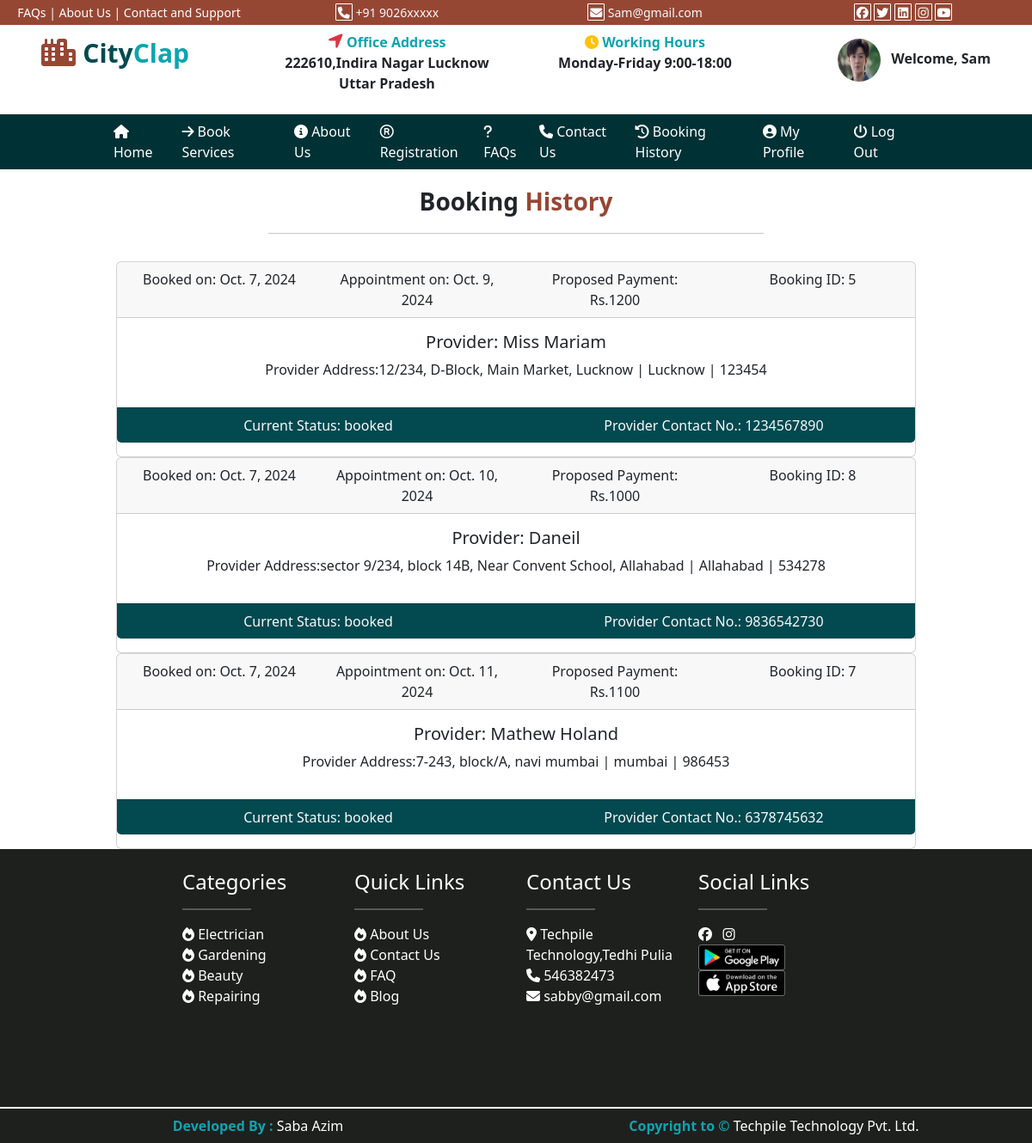
Page /bookinghistory/ (signed in) on the committed database.
### user/models.py (models this page shows, shortened)
class tbl_booking(models.Model):
    providerid =models.ForeignKey(service_provider,on_delete=models.CASCADE)
    email= models.ForeignKey(tbl_register,on_delete=models.CASCADE)
    date = models.DateField(null=True)
    time = models.TimeField(null=True)
    detail = models.TextField(null=True)
    address = models.TextField(null=True)
    city = models.CharField(max_length=50,null=True)
    pincode = models.IntegerField(null=True)
    payment = models.IntegerField(null=True)
    reqdate = models.DateField(null=True)
    status = models.CharField(max_length=50,null=True)

class service_provider(models.Model):
    provider_name=models.CharField(max_length=50,null=True)
    provider_picture=models.ImageField(upload_to='static/provider/',null=True)
    avg_price=models.FloatField()
    discount_price=models.FloatField()
    service_name=models.CharField(max_length=200,null=True)
    details=models.TextField(null=True)
    availability=HTMLField(null=True)
    provider_mobile=models.CharField(max_length=50,null=True)
    city=models.CharField(max_length=100,null=True)
    address=models.TextField(null=True)
    service_picture=models.ImageField(upload_to='static/service/',null=True)
    service_category=models.ForeignKey(category,on_delete=models.CASCADE)
    pincode=models.IntegerField()
    added_date=models.DateField(null=True)

### user/views.py (the view)
# urls.py: path('bookinghistory/', views.bookinghistory),
def bookinghistory(request):
    cursor = connection.cursor()
    email=request.session.get('email')
    rows = tbl_booking.objects.all().order_by('reqdate')
    md={"data":rows}
    return render(request,'bookinghistory.html',md)

### templates/bookinghistory.html (shortened to what this page needs)
{% extends 'base.html' %}
{% load static %}
{% block childpage %}
<div class="row heading text-center py-3">
    <div class="col-sm-6 mx-auto ">
        <p class="fs-3"><b>Booking</b><b class="txt-color2"> History</b></p>
        <hr/>
    </div>
</div>
{% for s in data %}
<div class="container">
<div class="col-sm-10 mx-auto">
    <div class="card text-center">
        <div class="card-header">
            <div class="row">
                <div class="col-sm-3">Booked on: {{s.date}}</div>
                <div class="col-sm-3">Appointment on: {{s.reqdate}}</div>
                <div class="col-sm-3">Proposed Payment: Rs.{{s.payment}} </div>
                <div class="col-sm-3 float-end">Booking ID: {{s.providerid.id}}</div>
            </div>
        </div>
        <div class="card-body mx-auto">
            <h5 class="card-title">Provider: {{s.providerid.provider_name}}</h5>
            <p class="card-text">Provider Address:{{s.address}} | {{s.city}} | {{s.pincode}} </p>
        </div>
        <div class="card-footer text-light my-3 bg-mycolor3 ">
            <div class="row " style="...">
            <div class="col-sm-6">Current Status: {{s.status}}</div>
            <div class="col-sm-6">Provider Contact No.: {{s.providerid.provider_mobile}}</div>
        </div>
            </div>
    </div>
</div>
    </div>
{% endfor %}
{% endblock %}

### templates/base.html (style rules this page uses)
:root { --bgcolor1:#003135; --bgcolor2:#964734; --bgcolor3:#024950; --bgcolor4:#0FA4AF; }
.bg-mycolor3 { background:var(--bgcolor3); }
.txt-color2 { color:var(--bgcolor2); }

### rows in the picture
tbl_booking: date "Oct. 7, 2024", reqdate "Oct. 9, 2024", payment "1200", providerid.id "5", providerid.provider_name "Miss Mariam", address "12/234, D-Block, Main Market, Lucknow", city "Lucknow", pincode "123454", status "booked", providerid.provider_mobile "1234567890"
tbl_booking: date "Oct. 7, 2024", reqdate "Oct. 10, 2024", payment "1000", providerid.id "8", providerid.provider_name "Daneil", address "sector 9/234, block 14B, Near Convent School, Allahabad", city "Allahabad", pincode "534278", status "booked", providerid.provider_mobile "9836542730"
tbl_booking: date "Oct. 7, 2024", reqdate "Oct. 11, 2024", payment "1100", providerid.id "7", providerid.provider_name "Mathew Holand", address "7-243, block/A, navi mumbai", city "mumbai", pincode "986453", status "booked", providerid.provider_mobile "6378745632"

### other values in the picture
{{ request.session.email }} "Sam@gmail.com"
{{ request.session.name }} "Sam"
